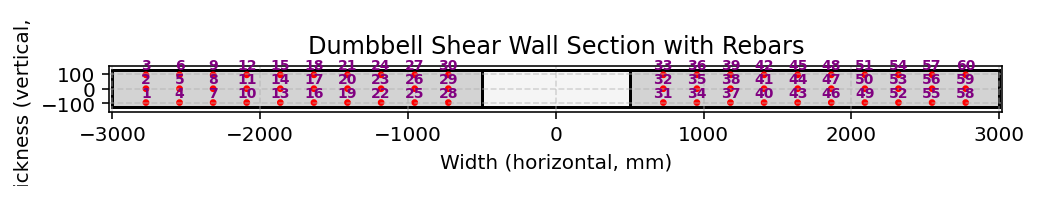

Source code (Python):
def DUMBBELL_SHEAR_WALL_FUN(secTag, STEEL_TYPE, fc, Kfc,
                            L, t, Le, nFib,
                            CONCRETE_DENSITY, plot=True):
    """
    Create a dumbbell-shaped reinforced concrete shear wall fiber section
    (confined boundary elements + unconfined web) for OpenSees.

    Parameters
    ----------
    secTag          : int     – section identifier
    STEEL_TYPE      : str     – 'ELASTIC' or 'INELASTIC'
    fc              : float   – unconfined concrete compressive strength (MPa, *negative*)
    Kfc             : float   – confined / unconfined strength ratio (for end zones)
    L               : float   – total length of the wall (horizontal, mm)
    t               : float   – total thickness of the wall (vertical, mm)
    Le              : float   – length of each confined end zone (from both ends, mm)
    nFib            : int     – number of fibers along each direction in a rectangular patch
    CONCRETE_DENSITY: float   – concrete density (kg/m³)
    plot            : bool    – if True, draw a 2D sketch of the section

    Returns
    -------
    L, mass         : (float, float) – wall length (mm) and element mass (kg)
    
    THIS PROGRAM WRITTEN BY SALAR DELAVAR GHASHGHAEI (QASHQAI)
    """
    import numpy as np
    import openseespy.opensees as ops
    import matplotlib.pyplot as plt
    import matplotlib.patches as patches

    # Define materials for nonlinear elements
    # Define parameters (units: mm, N)
    # ------------------------------------------
    # CONCRETE                  tag   f'c        ec0   f'cu        ecu
    # Cover concrete (unconfined)
    fcU = -fc                 # [N/mm²] Concrete Compressive Strength
    Ec = 4700 * np.sqrt(-fcU) # [N/mm^2] Concrete Elastic Modulus
    ec0U = 2*fcU/Ec           # [mm/mm] Concrete Compressive Strain
    fcUU = 0.2*fcU            # [N/mm²] Concrete Compressive Ultimate Strength
    ecuU = 5*ec0U             # [mm/mm] Concrete Compressive Ultimate Strain
    
    # Core concrete (confined)
    #Kfc = 1.3;			      # ratio of confined to unconfined concrete strength
    fcC = Kfc*fcU             # [N/mm²] Concrete Compressive Strength
    Ec = 4700 * np.sqrt(-fcC) # [N/mm^2] Concrete Elastic Modulus
    ec0C = 2*fcC/Ec           # [mm/mm] Concrete Compressive Strain
    fcUC = 0.65*fcC           # [N/mm²] Concrete Compressive Ultimate Strength
    ecuC = 15*ec0C            # [mm/mm] Concrete Compressive Ultimate Strain
    Lambda = 0.1;	          # ratio between unloading slope
    # tensile-strength properties
    ftC = 0.7 * np.sqrt(-fcC)  # [N/mm²] tensile strength +tension
    ftU = 0.7 * np.sqrt(-fcU)  # [N/mm²] tensile strength +tension
    EtsC = ftC/np.abs(ec0C)    # [N/mm²] tension softening stiffness
    EtsU = ftU/np.abs(ec0U)	   # [N/mm²] tension softening stiffness
    
    # STEEL
    # Reinforcing steel
    fy = 400          # [N/mm²] Steel Rebar Yield Strength   
    Es = 2e5          # [N/mm²] Modulus of Elasticity
    ey = fy/Es        # [mm/mm] Steel Rebar Yield Strain
    fu = 1.1818*fy    # [N/mm²] Steel Rebar Ultimate Strength
    esu = 0.09        # [mm/mm] Steel Rebar Ultimate Strain
    Esh = (fu - fy)/(esu - ey)
    Bs = Esh / Es
    
    coreTag, coverTag, steelTag = secTag + 100, secTag + 200, secTag + 300
    if STEEL_TYPE == 'ELASTIC':
        ops.uniaxialMaterial('Steel01', steelTag, fy, Es, Bs) 
    if STEEL_TYPE == 'INELASTIC':   
        pinchX = 0.8   # Pinching factor in X direction
        pinchY = 0.5   # Pinching factor in Y direction
        damage1 = 0.0  # Damage due to ductility
        damage2 = 0.0  # Damage due to energy
        beta = 0.1     # Stiffness degradation parameter
        ops.uniaxialMaterial('Hysteretic', steelTag, fy, ey, fu, esu, 0.2*fu, 1.1*esu, -fy, -ey, -fu, -esu, -0.2*fu, -1.1*esu, pinchX, pinchY, damage1, damage2, beta)
        # INFO LINK: https://opensees.berkeley.edu/wiki/index.php/Hysteretic_Material
        
    #ops.uniaxialMaterial('Concrete01', coreTag, fcC, ec0C, fcUC, ecuC)  # Core concrete (confined)
    #ops.uniaxialMaterial('Concrete01', coverTag, fcU, ec0U, fcUU, ecuU) # Cover concrete (unconfined)
    ops.uniaxialMaterial('Concrete02', coreTag, fcC, ec0C, fcUC, ecuC, Lambda, ftC, EtsC) # build core concrete (confined)
    ops.uniaxialMaterial('Concrete02', coverTag, fcU, ec0U, fcUU, ecuU, Lambda, ftU, EtsU)

    # ---------- Section geometry and area ----------
    area_total = L * t
    print(f"Total cross-sectional area = {area_total:.2f} mm²")

    # Section centroid is at (0,0) – symmetric
    print(f"Neutral axis (horizontal) lies at x = 0 (centred)")

    # ---------- Build fiber section ----------
    ops.section('Fiber', secTag)

    # Helper: add a rectangular patch of concrete
    def add_rect(mat, x_left, x_right, y_bot, y_top):
        ops.patch('rect', mat, nFib, nFib,
                  x_left, y_bot, x_right, y_top)

    half_t = t / 2.0
    half_L = L / 2.0
    left_boundary_x1 = -half_L
    left_boundary_x2 = -half_L + Le
    right_boundary_x1 = half_L - Le
    right_boundary_x2 = half_L
    web_x1 = left_boundary_x2
    web_x2 = right_boundary_x1

    # Left confined end zone
    add_rect(coreTag, left_boundary_x1, left_boundary_x2, -half_t, half_t)
    # Right confined end zone
    add_rect(coreTag, right_boundary_x1, right_boundary_x2, -half_t, half_t)
    # Unconfined web
    if web_x2 > web_x1:
        add_rect(coverTag, web_x1, web_x2, -half_t, half_t)

    # ---------- Reinforcement (grid within each end zone) ----------
    rebar_dia = 25.0          # mm
    area_rebar = np.pi * rebar_dia**2 / 4.0   # mm²

    # Number of layers in vertical (y) and horizontal (x) direction per end zone
    n_rows_y = 3   # top and bottom
    n_cols_x = 10   # evenly spaced along the length of the end zone

    rebars = []   # store (x, y, area) for each rebar fiber

    # Left end zone rebars
    y_positions = np.linspace(-half_t + half_t/(n_rows_y+1),
                               half_t - half_t/(n_rows_y+1),
                               n_rows_y)
    x_positions = np.linspace(left_boundary_x1 + Le/(n_cols_x+1),
                              left_boundary_x2 - Le/(n_cols_x+1),
                              n_cols_x)
    for x in x_positions:
        for y in y_positions:
            rebars.append((x, y, area_rebar))

    # Right end zone rebars
    x_positions = np.linspace(right_boundary_x1 + Le/(n_cols_x+1),
                              right_boundary_x2 - Le/(n_cols_x+1),
                              n_cols_x)
    for x in x_positions:
        for y in y_positions:
            rebars.append((x, y, area_rebar))

    # Add all rebars to the section
    for x, y, area in rebars:
        ops.fiber(x, y, area, steelTag)

    # ---------- Optional plot ----------
    if plot:
        fig, ax = plt.subplots(figsize=(8, 6))
        ax.set_xlabel('Width (horizontal, mm)')
        ax.set_ylabel('Thickness (vertical, mm)')
        ax.set_title('Dumbbell Shear Wall Section with Rebars')
        ax.grid(True, linestyle='--', alpha=0.5)

        # Draw concrete parts
        # Left confined zone
        rect_left = patches.Rectangle((left_boundary_x1, -half_t),
                                      Le, t,
                                      linewidth=1.5, edgecolor='black',
                                      facecolor='lightgray')
        ax.add_patch(rect_left)
        # Right confined zone
        rect_right = patches.Rectangle((right_boundary_x1, -half_t),
                                       Le, t,
                                       linewidth=1.5, edgecolor='black',
                                       facecolor='lightgray')
        ax.add_patch(rect_right)
        # Web (if visible)
        if web_x2 > web_x1:
            rect_web = patches.Rectangle((web_x1, -half_t),
                                         web_x2 - web_x1, t,
                                         linewidth=1.5, edgecolor='black',
                                         facecolor='whitesmoke')
            ax.add_patch(rect_web)

        # Draw rebars as red circles with numbering
        for idx, (x, y, _) in enumerate(rebars, start=1):
            circ = patches.Circle((x, y), radius=rebar_dia/2,
                                  edgecolor='red', facecolor='red', linewidth=1.5)
            ax.add_patch(circ)
            ax.text(x, y + rebar_dia/2 + 3, f'{idx}',
                    color='purple', fontsize=7, ha='center', va='bottom',
                    fontweight='bold')

        ax.set_xlim(-half_L - 20, half_L + 20)
        ax.set_ylim(-half_t - 30, half_t + 30)
        ax.set_aspect('equal')
        plt.show()

    # ---------- Mass calculation ----------
    density_per_mm3 = CONCRETE_DENSITY / 1e9   # kg/mm³ (since 1 kg/m³ = 1e-9 kg/mm³)
    mass = area_total * density_per_mm3        # kg per mm length? Actually mass per unit length
    # The return is consistent with original: (length, mass per mm)
    return L, mass
